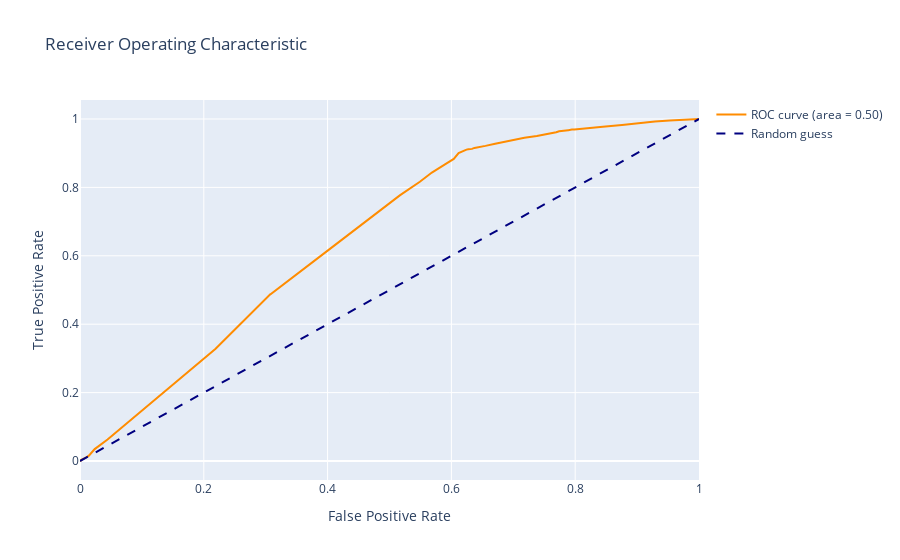

The cell this chart's notebook holds for it:
### Code cell
import plotly.graph_objects as go

fig = go.Figure()
fig.add_trace(
    go.Scatter(
        x=fpr,
        y=tpr,
        mode="lines",
        name="ROC curve (area = %0.2f)" % roc_auc,
        line=dict(color="darkorange", width=2),
        text=thresholds,
        hovertemplate="fpr: %{x:.2f}<br>tpr: %{y:.2f}<br>threshold: %{text:.2f}",
    )
)
fig.add_trace(
    go.Scatter(
        x=[0, 1],
        y=[0, 1],
        mode="lines",
        name="Random guess",
        line=dict(color="navy", width=2, dash="dash"),
    )
)
fig.update_layout(
    title="Receiver Operating Characteristic",
    xaxis_title="False Positive Rate",
    yaxis_title="True Positive Rate",
)
fig.show()
